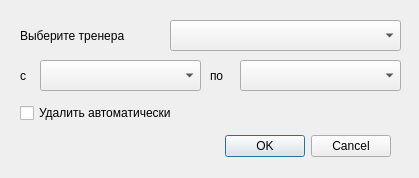
<?xml version="1.0" encoding="UTF-8"?>
<ui version="4.0">
 <class>AddCancellationsDialog</class>
 <widget class="QDialog" name="AddCancellationsDialog">
  <property name="geometry">
   <rect>
    <x>0</x>
    <y>0</y>
    <width>419</width>
    <height>178</height>
   </rect>
  </property>
  <property name="windowTitle">
   <string>Dialog</string>
  </property>
  <widget class="QDialogButtonBox" name="buttonBox">
   <property name="geometry">
    <rect>
     <x>50</x>
     <y>130</y>
     <width>341</width>
     <height>32</height>
    </rect>
   </property>
   <property name="orientation">
    <enum>Qt::Horizontal</enum>
   </property>
   <property name="standardButtons">
    <set>QDialogButtonBox::Cancel|QDialogButtonBox::Ok</set>
   </property>
  </widget>
  <widget class="QComboBox" name="comboBox_Coach">
   <property name="geometry">
    <rect>
     <x>170</x>
     <y>20</y>
     <width>231</width>
     <height>31</height>
    </rect>
   </property>
  </widget>
  <widget class="QComboBox" name="comboBox_From">
   <property name="geometry">
    <rect>
     <x>40</x>
     <y>60</y>
     <width>161</width>
     <height>31</height>
    </rect>
   </property>
  </widget>
  <widget class="QComboBox" name="comboBox_To">
   <property name="geometry">
    <rect>
     <x>240</x>
     <y>60</y>
     <width>161</width>
     <height>31</height>
    </rect>
   </property>
  </widget>
  <widget class="QCheckBox" name="checkBox_Delete">
   <property name="geometry">
    <rect>
     <x>20</x>
     <y>100</y>
     <width>201</width>
     <height>26</height>
    </rect>
   </property>
   <property name="text">
    <string>Удалить автоматически</string>
   </property>
  </widget>
  <widget class="QLabel" name="label">
   <property name="geometry">
    <rect>
     <x>20</x>
     <y>20</y>
     <width>141</width>
     <height>31</height>
    </rect>
   </property>
   <property name="text">
    <string>Выберите тренера</string>
   </property>
  </widget>
  <widget class="QLabel" name="label_2">
   <property name="geometry">
    <rect>
     <x>20</x>
     <y>60</y>
     <width>21</width>
     <height>31</height>
    </rect>
   </property>
   <property name="text">
    <string>с</string>
   </property>
  </widget>
  <widget class="QLabel" name="label_3">
   <property name="geometry">
    <rect>
     <x>210</x>
     <y>60</y>
     <width>21</width>
     <height>31</height>
    </rect>
   </property>
   <property name="text">
    <string>по</string>
   </property>
  </widget>
 </widget>
 <resources/>
 <connections>
  <connection>
   <sender>buttonBox</sender>
   <signal>accepted()</signal>
   <receiver>AddCancellationsDialog</receiver>
   <slot>accept()</slot>
   <hints>
    <hint type="sourcelabel">
     <x>248</x>
     <y>254</y>
    </hint>
    <hint type="destinationlabel">
     <x>157</x>
     <y>274</y>
    </hint>
   </hints>
  </connection>
  <connection>
   <sender>buttonBox</sender>
   <signal>rejected()</signal>
   <receiver>AddCancellationsDialog</receiver>
   <slot>reject()</slot>
   <hints>
    <hint type="sourcelabel">
     <x>316</x>
     <y>260</y>
    </hint>
    <hint type="destinationlabel">
     <x>286</x>
     <y>274</y>
    </hint>
   </hints>
  </connection>
 </connections>
</ui>
